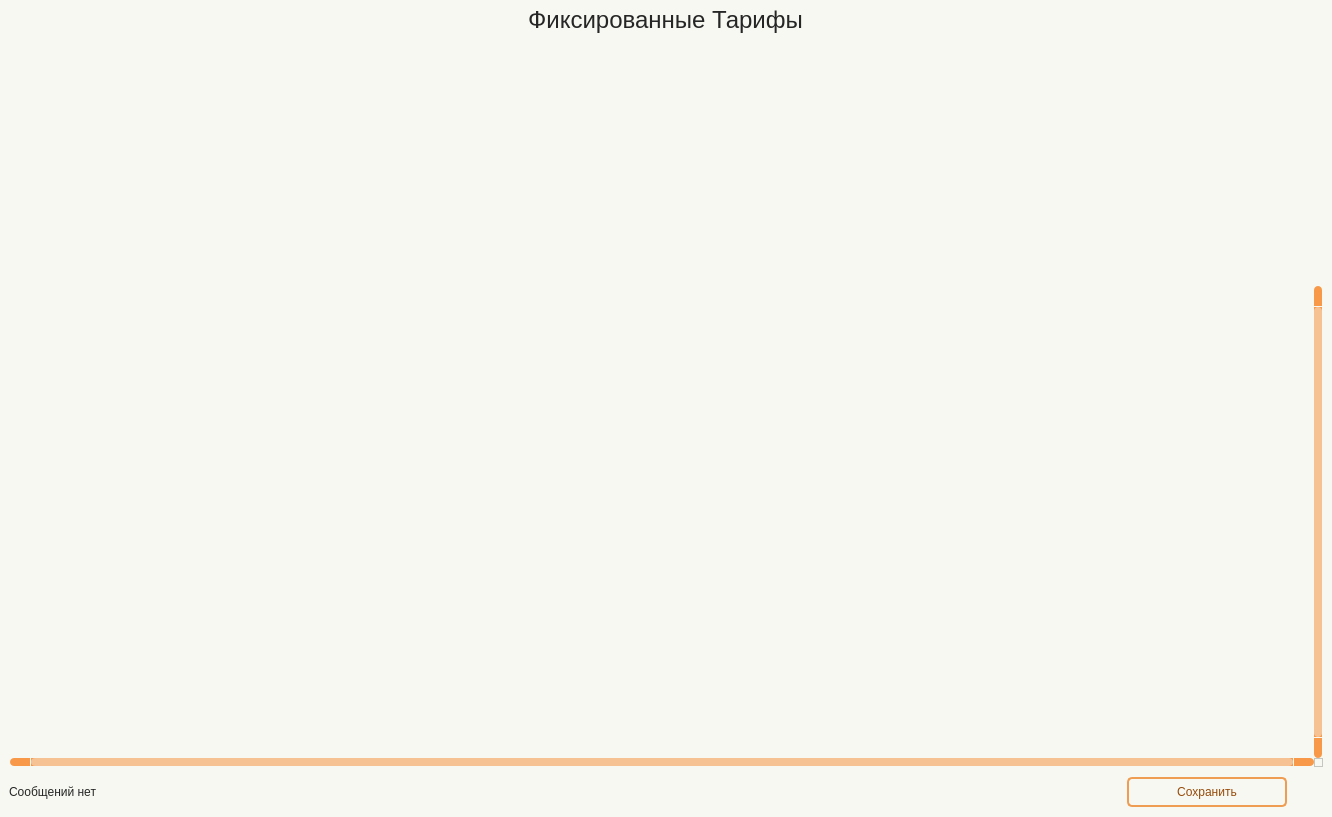
<?xml version="1.0" encoding="UTF-8"?>
<ui version="4.0">
 <class>Form</class>
 <widget class="QWidget" name="Form">
  <property name="geometry">
   <rect>
    <x>0</x>
    <y>0</y>
    <width>1332</width>
    <height>817</height>
   </rect>
  </property>
  <property name="minimumSize">
   <size>
    <width>930</width>
    <height>650</height>
   </size>
  </property>
  <property name="windowTitle">
   <string>Form</string>
  </property>
  <property name="styleSheet">
   <string notr="true">Form.QWidget{border: 2px solid #f28223;}

QWidget{
	background-color: #f8f8f2;
}

#Title_label.QLabel {
color: #262626;
font: 18pt &quot;Tahoma&quot;;
}

QLabel {
color: #262626;
font: 10pt &quot;Tahoma&quot;;
}

QPushButton {
	border: 2px solid #f09d54;
	border-radius: 5px;
	background-color: #f8f8f2;
	color: #964b09;
	font: 10pt &quot;Tahoma&quot;;
}

QPushButton:hover {
	background-color: #f28223;
	color: #ffffff;
}

QPushButton:pressed {
	background-color: #f28223;
	border: 2px solid #f28223;
	color: #ffffff;
}


QTableWidget {	
	background-color: #f8f8f2;
	padding: 10px;
	border-radius: 5px;
	gridline-color: #f8994a;
    outline: none;
	color: #262626;
}
QTableWidget::item{
	border-color: #f8994a;
	padding-left: 5px;
	padding-right: 5px;
	gridline-color: #f8994a;
	color: #262626;
	padding: 1px;
    font: 7pt &quot;Tahoma&quot;; 
}
QTableWidget::item:selected{
	background-color: #f28223;
    color: #ffffff;
}
QTableWidget::item:editable {
	background-color: #fff5cc;
	border: #ffffff;
}
QTableWidget::item:focus {
	background-color: #f28223;
	border: 2px solid #ffffff;
}
QHeaderView::section{
	background-color: #f8f8f2;
	border: none;
	border-style: none;
}
QTableWidget::horizontalHeader {	
	background-color: #f8994a;
	font: 10pt &quot;Tahoma&quot;;
}
QHeaderView::section:horizontal {
    border: 1px solid #f8994a;
	background-color: #ffd4af;
	padding: 3px;
	border-top-left-radius: 7px;
    border-top-right-radius: 7px;
    color: #262626;
}
QHeaderView::section:vertical {
    border: 1px solid #f8994a;
	color: #262626;
}

QLineEdit {
	background-color: #f8f8f2;
	border-radius: 5px;
	border: 2px solid #f09d54;
	padding-left: 10px;
	selection-color: rgb(255, 255, 255);
	selection-background-color: #f28223;
    color: #262626;
}
QLineEdit:hover {
	border: 2px solid #f28223;
}
QLineEdit:focus {
	border: 2px solid #f28223;
}

/* Стили для множественного выбора */
QListWidget {
    background-color: #f8f8f2;
    border: 2px solid #f09d54;
    border-radius: 5px;
    color: #262626;
    font: 10pt &quot;Tahoma&quot;;
}

QListWidget::item {
    padding: 5px;
    border-bottom: 1px solid #f8994a;
}

QListWidget::item:selected {
    background-color: #f28223;
    color: #ffffff;
}

QListWidget::item:hover {
    background-color: #ffd4af;
}

/* Улучшенная видимость чекбоксов */
QCheckBox::indicator {
    width: 16px;
    height: 16px;
}

QCheckBox::indicator:unchecked {
    border: 2px solid #f09d54;
    background-color: #f8f8f2;
    border-radius: 3px;
}

QCheckBox::indicator:checked {
    border: 2px solid #f28223;
    background-color: #f28223;
    border-radius: 3px;
    image: url(:/icon/icon/check.svg);
}

QCheckBox::indicator:hover {
    border: 2px solid #f28223;
}

QComboBox {
	background-color: #f8f8f2;
	border-radius: 5px;
	border: 2px solid #f09d54;
	padding-left: 10px;
	selection-color: #f28223;
	selection-background-color: #f28223;
    color: #262626;
	font: 9pt &quot;Tahoma&quot;;
}
QComboBox:hover {
	border: 2px solid #f28223;
	
}
QComboBox:focus {
	border: 2px solid #f28223;
}

QComboBox QAbstractItemView::item {
	color: #262626;
}
QComboBox QAbstractItemView::item::selected {
	background-color: #f09d54;
	color: #ffffff;
}

QComboBox::down-arrow {
	
	image: url(:/icon/icon/chevron-down — копия — копия.svg);
}
QComboBox::drop-down {
    subcontrol-origin: padding;
    subcontrol-position: top right;
    width: 15px;
    border-left-width: 1px;
    border-left-color: #f8994a;
    border-left-style: solid; /* just a single line */
    border-top-right-radius: 3px; /* same radius as the QComboBox */
    border-bottom-right-radius: 3px;
	color: #262626;
}

QScrollBar:horizontal {
    border: none;
    background: #f8994a;
    height: 8px;
    margin: 0px 21px 0 21px;
	border-radius: 0px;
}
QScrollBar::handle:horizontal {
    background: #f6c294;
    min-width: 20px;
	border-radius: 4px
}
QScrollBar::add-line:horizontal {
    border: none;
    background: #f8994a;
    width: 20px;
	border-top-right-radius: 4px;
    border-bottom-right-radius: 4px;
    subcontrol-position: right;
    subcontrol-origin: margin;
}
QScrollBar::sub-line:horizontal {
    border: none;
    background: #f8994a;
    width: 20px;
	border-top-left-radius: 4px;
    border-bottom-left-radius: 4px;
    subcontrol-position: left;
    subcontrol-origin: margin;
}
QScrollBar::up-arrow:horizontal, QScrollBar::down-arrow:horizontal
{
     background: none;
}
QScrollBar::add-page:horizontal, QScrollBar::sub-page:horizontal
{
     background: none;
}
 QScrollBar:vertical {
	border: none;
    background-color: #f8994a;
    width: 8px;
    margin: 21px 0 21px 0;
	border-radius: 0px;
 }
 QScrollBar::handle:vertical {	
	background: #f6c294;
    min-height: 25px;
	border-radius: 4px
 }
 QScrollBar::add-line:vertical {
     border: none;
    background: #f8994a;
     height: 20px;
	border-bottom-left-radius: 4px;
    border-bottom-right-radius: 4px;
     subcontrol-position: bottom;
     subcontrol-origin: margin;
 }
 QScrollBar::sub-line:vertical {
	border: none;
    background: #f8994a;
     height: 20px;
	border-top-left-radius: 4px;
    border-top-right-radius: 4px;
     subcontrol-position: top;
     subcontrol-origin: margin;
 }
 QScrollBar::up-arrow:vertical, QScrollBar::down-arrow:vertical {
     background: none;
 }

 QScrollBar::add-page:vertical, QScrollBar::sub-page:vertical {
     background: none;
 }

QDateEdit {
    background-color: #f8f8f2;
    border-radius: 5px;
    border: 2px solid #f09d54;
    padding-left: 10px; /* Add left padding */
    padding-right: 10px; /* Add right padding to accommodate the dropdown arrow */
    color: #262626;
    font: 10pt &quot;Tahoma&quot;;
    min-width: 80px; /* Minimum width to prevent text clipping */
}

QDateEdit:hover {
    border: 2px solid #f28223;
}

QDateEdit:focus {
    border: 2px solid #f28223;
}

QDateEdit::drop-down {
    subcontrol-origin: padding;
    subcontrol-position: top right;
    width: 25px; /* Keep the dropdown arrow width */
    border-left-width: 1px;
    border-left-color: #f8994a;
    border-left-style: solid;
    border-top-right-radius: 3px;
    border-bottom-right-radius: 3px;
    background-color: #f8f8f2;
}

QDateEdit::down-arrow {
	image: url(:/icon/icon/chevron-down — копия — копия.svg);
    width: 16px;
    height: 16px;
}

/* Calendar Styling */
QCalendarWidget {
    background-color: #f8f8f2;
    border: 2px solid #f28223;
    color: #262626;
}

QCalendarWidget QWidget {
    color: #262626;
}

QCalendarWidget QAbstractItemView {
    background-color: #f8f8f2;
    selection-background-color: #f28223;
    selection-color: #ffffff;
}

QCalendarWidget QToolButton {
    background-color: #ffd4af;
    color: #262626;
    font: 10pt &quot;Tahoma&quot;;
    border-radius: 3px;
    padding: 5px;
}

QCalendarWidget QToolButton:hover {
    background-color: #f28223;
    color: #ffffff;
}

QCalendarWidget QMenu {
    background-color: #f8f8f2;
    border: 1px solid #f28223;
}

QCalendarWidget QSpinBox {
    background-color: #f8f8f2;
    color: #262626;
    border: 1px solid #f09d54;
}

QCalendarWidget QSpinBox::up-button {
    subcontrol-origin: border;
    subcontrol-position: top right;
    width: 15px;
    border-left-width: 1px;
    border-left-color: #f8994a;
    border-left-style: solid;
}

QCalendarWidget QSpinBox::down-button {
    subcontrol-origin: border;
    subcontrol-position: bottom right;
    width: 15px;
    border-left-width: 1px;
    border-left-color: #f8994a;
    border-left-style: solid;
}

QCalendarWidget QSpinBox::up-arrow {
	image: url(:/icon/icon/chevron-up — копия — копия.svg);
    width: 10px;
    height: 10px;
}

QCalendarWidget QSpinBox::down-arrow {
	image: url(:/icon/icon/chevron-down — копия — копия.svg);
    width: 10px;
    height: 10px;
}

QTabWidget::pane {
    border: none;
    background: #f8f8f2;
}

QTabBar::tab {
    background-color: #ffd4af;   /* как шапка таблицы */
    color: #262626;
    padding: 6px 12px;
    min-height: 24px;
    border: 1px solid #f8994a;
    border-bottom: none;
    margin-right: 2px;
}

QTabBar::tab:selected {
    background-color: #f28223;
    color: #ffffff;
}

QTabBar::tab:!selected {
    background-color: #ffd4af;
    color: #262626;
}

QTabBar::tab:hover:!selected {
    background-color: #f6c294;
    color: #262626;
}
</string>
  </property>
  <layout class="QHBoxLayout" name="horizontalLayout">
   <property name="leftMargin">
    <number>0</number>
   </property>
   <property name="topMargin">
    <number>0</number>
   </property>
   <property name="rightMargin">
    <number>0</number>
   </property>
   <property name="bottomMargin">
    <number>0</number>
   </property>
   <item>
    <widget class="QWidget" name="widget" native="true">
     <layout class="QVBoxLayout" name="verticalLayout">
      <property name="spacing">
       <number>0</number>
      </property>
      <property name="leftMargin">
       <number>0</number>
      </property>
      <property name="topMargin">
       <number>0</number>
      </property>
      <property name="rightMargin">
       <number>0</number>
      </property>
      <property name="bottomMargin">
       <number>9</number>
      </property>
      <item alignment="Qt::AlignmentFlag::AlignHCenter">
       <widget class="QLabel" name="Title_label">
        <property name="minimumSize">
         <size>
          <width>0</width>
          <height>40</height>
         </size>
        </property>
        <property name="maximumSize">
         <size>
          <width>16777215</width>
          <height>40</height>
         </size>
        </property>
        <property name="font">
         <font>
          <family>Tahoma</family>
          <pointsize>18</pointsize>
          <italic>false</italic>
          <bold>false</bold>
         </font>
        </property>
        <property name="layoutDirection">
         <enum>Qt::LayoutDirection::LeftToRight</enum>
        </property>
        <property name="text">
         <string>Фиксированные Тарифы</string>
        </property>
        <property name="alignment">
         <set>Qt::AlignmentFlag::AlignCenter</set>
        </property>
       </widget>
      </item>
      <item>
       <spacer name="verticalSpacer">
        <property name="orientation">
         <enum>Qt::Orientation::Vertical</enum>
        </property>
        <property name="sizeHint" stdset="0">
         <size>
          <width>20</width>
          <height>15</height>
         </size>
        </property>
       </spacer>
      </item>
      <item>
       <widget class="QTableWidget" name="table">
        <property name="minimumSize">
         <size>
          <width>0</width>
          <height>500</height>
         </size>
        </property>
        <property name="verticalScrollBarPolicy">
         <enum>Qt::ScrollBarPolicy::ScrollBarAlwaysOn</enum>
        </property>
        <property name="horizontalScrollBarPolicy">
         <enum>Qt::ScrollBarPolicy::ScrollBarAlwaysOn</enum>
        </property>
        <property name="sizeAdjustPolicy">
         <enum>QAbstractScrollArea::SizeAdjustPolicy::AdjustToContents</enum>
        </property>
        <property name="autoScrollMargin">
         <number>10</number>
        </property>
        <property name="selectionMode">
         <enum>QAbstractItemView::SelectionMode::SingleSelection</enum>
        </property>
        <property name="textElideMode">
         <enum>Qt::TextElideMode::ElideMiddle</enum>
        </property>
        <property name="sortingEnabled">
         <bool>true</bool>
        </property>
        <property name="wordWrap">
         <bool>false</bool>
        </property>
        <property name="rowCount">
         <number>0</number>
        </property>
        <property name="columnCount">
         <number>0</number>
        </property>
        <attribute name="horizontalHeaderCascadingSectionResizes">
         <bool>true</bool>
        </attribute>
        <attribute name="horizontalHeaderMinimumSectionSize">
         <number>55</number>
        </attribute>
        <attribute name="horizontalHeaderDefaultSectionSize">
         <number>100</number>
        </attribute>
        <attribute name="horizontalHeaderShowSortIndicator" stdset="0">
         <bool>true</bool>
        </attribute>
        <attribute name="horizontalHeaderStretchLastSection">
         <bool>true</bool>
        </attribute>
        <attribute name="verticalHeaderVisible">
         <bool>false</bool>
        </attribute>
        <attribute name="verticalHeaderCascadingSectionResizes">
         <bool>true</bool>
        </attribute>
        <attribute name="verticalHeaderMinimumSectionSize">
         <number>24</number>
        </attribute>
        <attribute name="verticalHeaderDefaultSectionSize">
         <number>25</number>
        </attribute>
        <attribute name="verticalHeaderHighlightSections">
         <bool>false</bool>
        </attribute>
       </widget>
      </item>
      <item>
       <widget class="QFrame" name="frame_Update">
        <property name="minimumSize">
         <size>
          <width>0</width>
          <height>0</height>
         </size>
        </property>
        <property name="maximumSize">
         <size>
          <width>16777215</width>
          <height>50</height>
         </size>
        </property>
        <layout class="QHBoxLayout" name="horizontalLayout_4">
         <property name="spacing">
          <number>0</number>
         </property>
         <property name="leftMargin">
          <number>0</number>
         </property>
         <property name="topMargin">
          <number>0</number>
         </property>
         <property name="rightMargin">
          <number>0</number>
         </property>
         <property name="bottomMargin">
          <number>0</number>
         </property>
         <item>
          <widget class="QFrame" name="frame_4">
           <property name="minimumSize">
            <size>
             <width>0</width>
             <height>0</height>
            </size>
           </property>
           <layout class="QVBoxLayout" name="verticalLayout_5">
            <item>
             <widget class="QLabel" name="label_msg">
              <property name="text">
               <string>Сообщений нет</string>
              </property>
             </widget>
            </item>
           </layout>
          </widget>
         </item>
         <item>
          <widget class="QFrame" name="frame_5">
           <property name="minimumSize">
            <size>
             <width>120</width>
             <height>0</height>
            </size>
           </property>
           <property name="maximumSize">
            <size>
             <width>250</width>
             <height>16777215</height>
            </size>
           </property>
           <layout class="QHBoxLayout" name="horizontalLayout_3">
            <property name="spacing">
             <number>0</number>
            </property>
            <property name="leftMargin">
             <number>0</number>
            </property>
            <property name="topMargin">
             <number>0</number>
            </property>
            <property name="rightMargin">
             <number>0</number>
            </property>
            <property name="bottomMargin">
             <number>0</number>
            </property>
            <item>
             <widget class="QPushButton" name="btn_Save">
              <property name="minimumSize">
               <size>
                <width>160</width>
                <height>30</height>
               </size>
              </property>
              <property name="maximumSize">
               <size>
                <width>160</width>
                <height>16777215</height>
               </size>
              </property>
              <property name="text">
               <string>Сохранить</string>
              </property>
              <property name="icon">
               <iconset resource="../resource.qrc">
                <normaloff>:/icon/icon/save — копия — копия.svg</normaloff>:/icon/icon/save — копия — копия.svg</iconset>
              </property>
             </widget>
            </item>
           </layout>
          </widget>
         </item>
        </layout>
       </widget>
      </item>
     </layout>
    </widget>
   </item>
  </layout>
 </widget>
 <resources>
  <include location="../resource.qrc"/>
 </resources>
 <connections/>
</ui>
